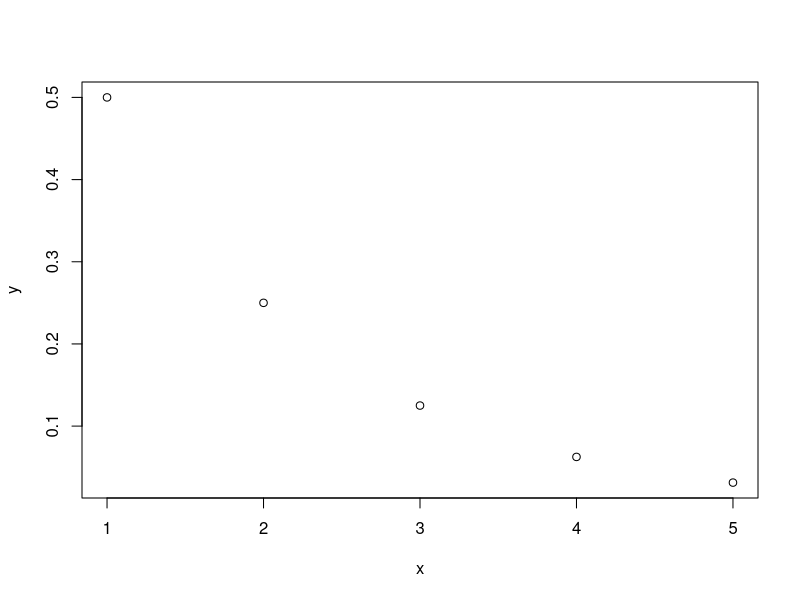
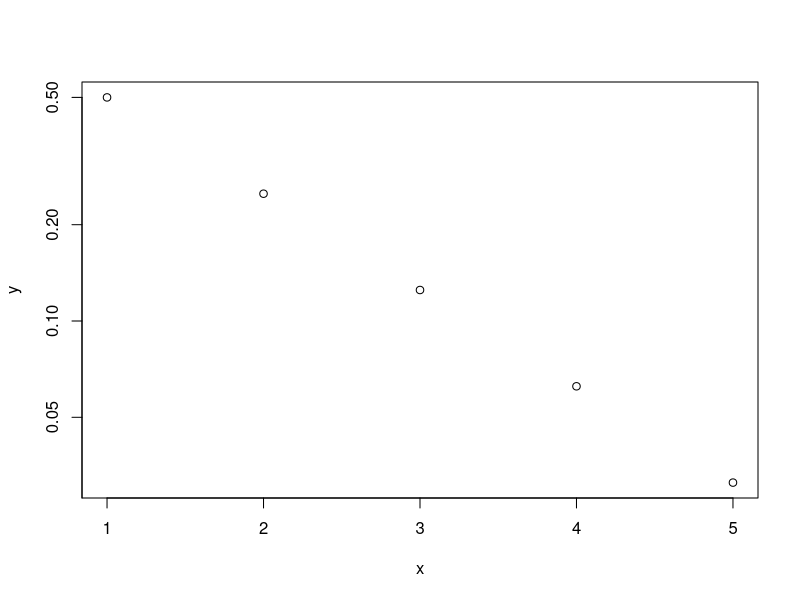
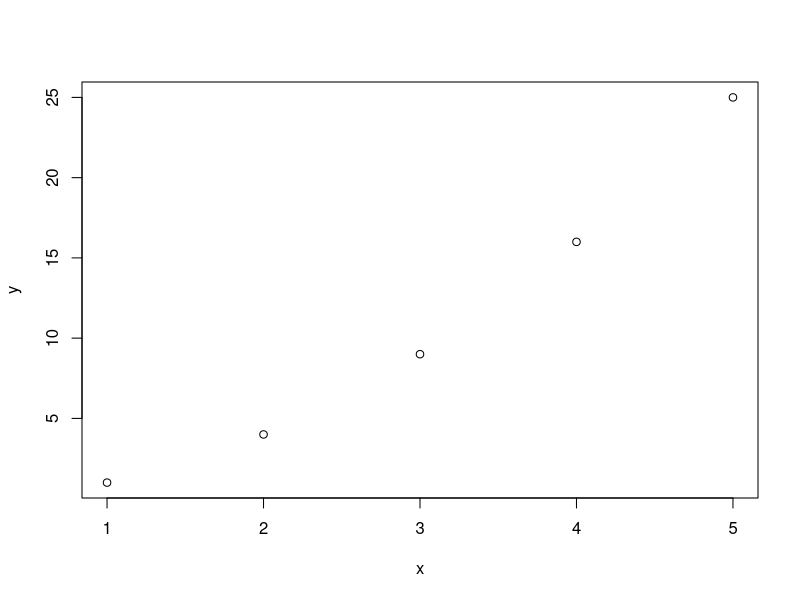
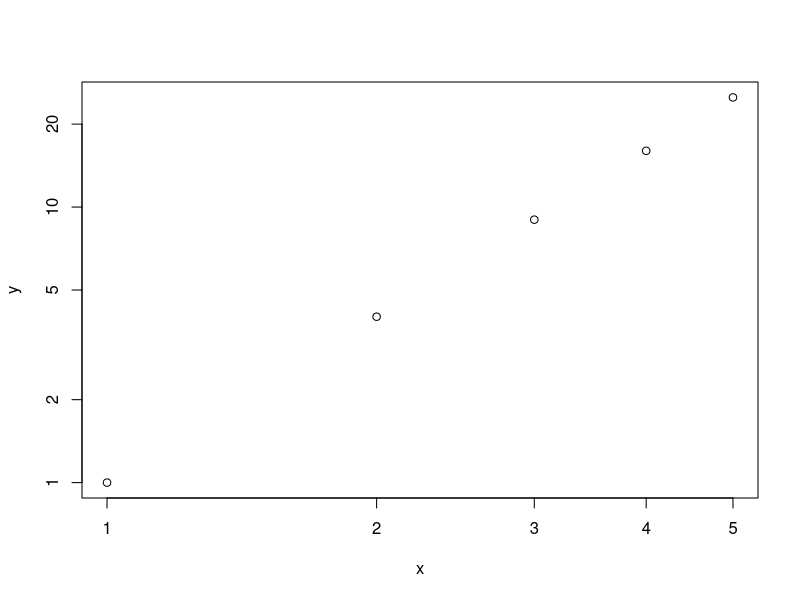

Source code (R) for these figures, in order:
# 指数関数的データのプロット
x=c(1,2,3,4,5)
y=c(1/2,1/2^2,1/2^3,1/2^4,1/2^5)
plot(x,y)
# 片対数グラフ
plot(x,y,log='y')
# べき乗関数的データのプロット
x=c(1,2,3,4,5)
y=c(1,4,9,16,25)
plot(x,y)
# 両対数グラフ
plot(x,y,log='xy')
